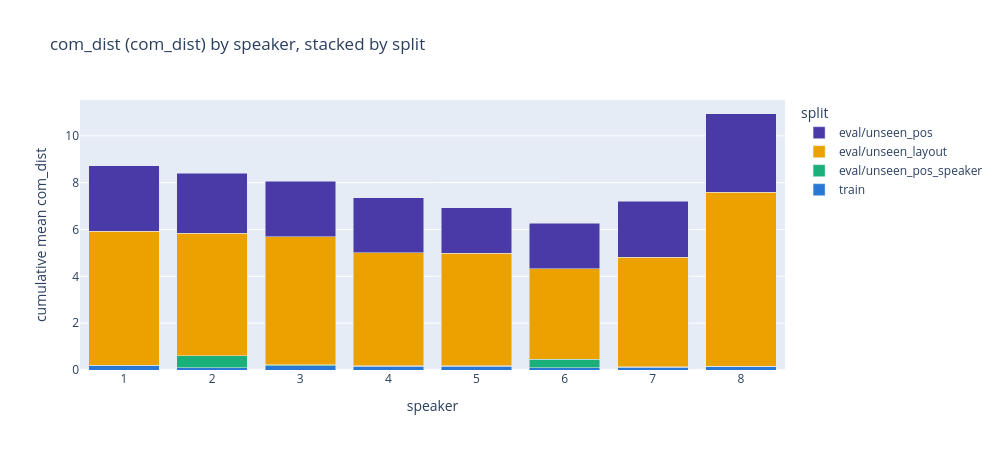

Notebook source saved alongside this figure:
### Code cell
def plot_com_dist_stacked_by_speaker(df, group_by='split', metric='com_dist', title=None):
    """
    Stacked bar chart: one bar per speaker, with each `group_by` value's mean(metric)
    stacked cumulatively on top of each other. Total bar height = sum of per-group means,
    making it easy to spot which speaker accumulates the most error across groups.
    Hovering a segment shows its own mean/std/n (not the cumulative value).
    """
    color_map = {'split': SPLIT_COLORS, 'speakers': SPEAKER_COLORS}[group_by]
    sdf = df.dropna(subset=['speakers', group_by, metric])
    if sdf.empty:
        print('No samples with speakers,', group_by, 'and', metric)
        return

    speakers = sorted(sdf['speakers'].unique())
    group_vals = [g for g in color_map if g in sdf[group_by].unique()]

    fig = go.Figure()
    for g in group_vals:
        means, stds, ns = [], [], []
        for spk in speakers:
            vals = sdf.loc[(sdf['speakers'] == spk) & (sdf[group_by] == g), metric]
            means.append(vals.mean() if len(vals) else 0.0)
            stds.append(vals.std() if len(vals) else np.nan)
            ns.append(len(vals))
        fig.add_trace(go.Bar(
            x=[str(s) for s in speakers], y=means, name=str(g),
            marker_color=color_map.get(g, '#898781'),
            customdata=np.stack([stds, ns], axis=-1),
            hovertemplate=(f'{group_by}={g}<br>speaker=%{{x}}<br>mean {metric}=%{{y:.3f}}'
                           '<br>std=%{customdata[0]:.3f}<br>n=%{customdata[1]:.0f}<extra></extra>'),
        ))

    fig.update_layout(
        barmode='stack', bargap=0.2,
        title=title or f'com_dist ({metric}) by speaker, stacked by {group_by}',
        xaxis_title='speaker', yaxis_title=f'cumulative mean {metric}',
        legend_title=group_by, height=450, width=1000,
    )
    fig.show()

if 'com_dist' in df.columns:
    plot_com_dist_stacked_by_speaker(df)
else:
    print('No inference run loaded — com_dist unavailable in dataset-only mode.')

### Figure 1 — Plotly figure (JSON) as saved in the notebook; plotly's stock layout.template omitted (floating-point values rounded to 4 significant figures)
{"data": [{"customdata": [[0.8394, 63.0], [0.4816, 61.0], [0.8442, 60.0], [0.7853, 62.0], [0.7888, 60.0], [0.6083, 60.0], [0.4422, 61.0], [0.653, 63.0]], "hovertemplate": "split=train<br>speaker=%{x}<br>mean com_dist=%{y:.3f}<br>std=%{customdata[0]:.3f}<br>n=%{customdata[1]:.0f}<extra></extra>", "marker": {"color": "#2a78d6"}, "name": "train", "type": "bar", "x": ["1", "2", "3", "4", "5", "6", "7", "8"], "y": [0.1892, 0.1008, 0.178, 0.1588, 0.162, 0.1035, 0.1189, 0.1643]}, {"customdata": [[0.003519, 2.0], [0.9869, 4.0], [0.1023, 5.0], [0.006666, 3.0], [0.01376, 5.0], [0.8009, 5.0], [0.006462, 4.0], [0.002765, 2.0]], "hovertemplate": "split=eval/unseen_pos_speaker<br>speaker=%{x}<br>mean com_dist=%{y:.3f}<br>std=%{customdata[0]:.3f}<br>n=%{customdata[1]:.0f}<extra></extra>", "marker": {"color": "#1baf7a"}, "name": "eval/unseen_pos_speaker", "type": "bar", "x": ["1", "2", "3", "4", "5", "6", "7", "8"], "y": [0.006179, 0.5052, 0.05395, 0.01309, 0.01945, 0.3657, 0.0108, 0.006327]}, {"customdata": [[3.92, 6.0], [1.789, 6.0], [2.103, 6.0], [1.488, 6.0], [2.058, 6.0], [1.287, 6.0], [2.736, 6.0], [4.782, 6.0]], "hovertemplate": "split=eval/unseen_layout<br>speaker=%{x}<br>mean com_dist=%{y:.3f}<br>std=%{customdata[0]:.3f}<br>n=%{customdata[1]:.0f}<extra></extra>", "marker": {"color": "#eda100"}, "name": "eval/unseen_layout", "type": "bar", "x": ["1", "2", "3", "4", "5", "6", "7", "8"], "y": [5.721, 5.234, 5.466, 4.825, 4.801, 3.864, 4.691, 7.431]}, {"customdata": [[2.934, 12.0], [1.861, 12.0], [1.583, 12.0], [1.497, 12.0], [1.498, 12.0], [1.455, 12.0], [1.539, 12.0], [3.205, 12.0]], "hovertemplate": "split=eval/unseen_pos<br>speaker=%{x}<br>mean com_dist=%{y:.3f}<br>std=%{customdata[0]:.3f}<br>n=%{customdata[1]:.0f}<extra></extra>", "marker": {"color": "#4a3aa7"}, "name": "eval/unseen_pos", "type": "bar", "x": ["1", "2", "3", "4", "5", "6", "7", "8"], "y": [2.817, 2.563, 2.357, 2.356, 1.946, 1.931, 2.395, 3.353]}], "layout": {"bargap": 0.2, "barmode": "stack", "height": 450, "legend": {"title": {"text": "split"}}, "title": {"text": "com_dist (com_dist) by speaker, stacked by split"}, "width": 1000, "xaxis": {"title": {"text": "speaker"}}, "yaxis": {"title": {"text": "cumulative mean com_dist"}}}}
